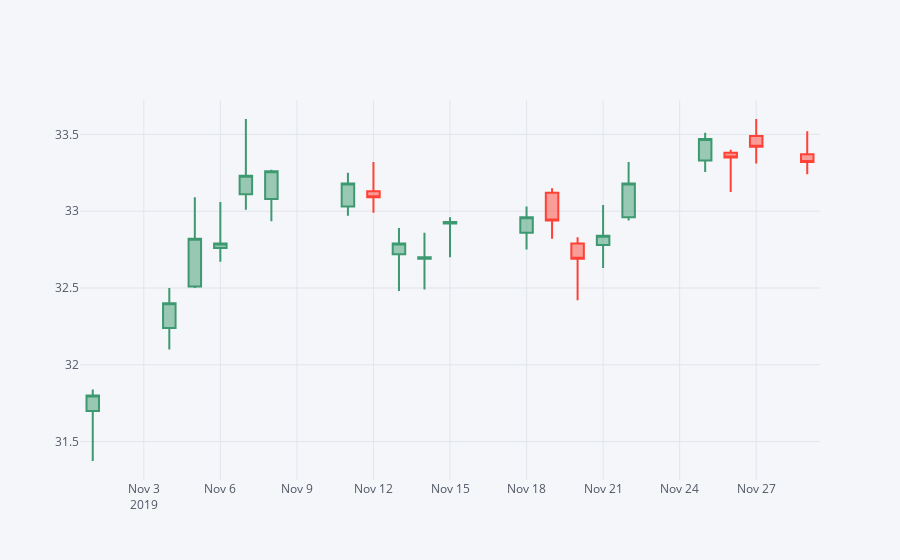

Write notebook code for a chart like this one.
### Code cell
#the cufflinks library to create some Technical Analysis plots for BAC. 
BAC[['Open','High','Low','Close']].ix['2019-11-30':'2019-11-01'].iplot(kind='candle')

### Figure 1 — Plotly figure (JSON) as saved in the notebook; plotly's stock layout.template omitted (floating-point values rounded to 4 significant figures)
{"data": [{"close": [33.32, 33.42, 33.35, 33.47, 33.18, 32.84, 32.69, 32.94, 32.96, 32.93, 32.7, 32.79, 33.09, 33.18, 33.26, 33.23, 32.79, 32.82, 32.4, 31.8], "high": [33.52, 33.6, 33.4, 33.51, 33.32, 33.04, 32.83, 33.15, 33.03, 32.96, 32.86, 32.89, 33.32, 33.25, 33.27, 33.6, 33.06, 33.09, 32.5, 31.84], "low": [33.24, 33.31, 33.12, 33.26, 32.94, 32.63, 32.42, 32.82, 32.75, 32.7, 32.49, 32.48, 32.99, 32.97, 32.93, 33.01, 32.67, 32.5, 32.1, 31.37], "open": [33.37, 33.49, 33.38, 33.33, 32.96, 32.78, 32.79, 33.12, 32.86, 32.92, 32.69, 32.72, 33.13, 33.03, 33.08, 33.11, 32.76, 32.51, 32.24, 31.7], "showlegend": false, "type": "candlestick", "x": ["2019-11-29", "2019-11-27", "2019-11-26", "2019-11-25", "2019-11-22", "2019-11-21", "2019-11-20", "2019-11-19", "2019-11-18", "2019-11-15", "2019-11-14", "2019-11-13", "2019-11-12", "2019-11-11", "2019-11-08", "2019-11-07", "2019-11-06", "2019-11-05", "2019-11-04", "2019-11-01"], "yaxis": "y2"}], "layout": {"legend": {"bgcolor": "#F5F6F9", "font": {"color": "#4D5663"}}, "paper_bgcolor": "#F5F6F9", "plot_bgcolor": "#F5F6F9", "title": {"font": {"color": "#4D5663"}}, "xaxis": {"gridcolor": "#E1E5ED", "rangeslider": {"visible": false}, "showgrid": true, "tickfont": {"color": "#4D5663"}, "title": {"font": {"color": "#4D5663"}, "text": ""}, "zerolinecolor": "#E1E5ED"}, "yaxis": {"gridcolor": "#E1E5ED", "showgrid": true, "showticklabels": false, "tickfont": {"color": "#4D5663"}, "title": {"font": {"color": "#4D5663"}, "text": ""}, "zerolinecolor": "#E1E5ED"}, "yaxis2": {"gridcolor": "#E1E5ED", "showgrid": true, "tickfont": {"color": "#4D5663"}, "title": {"font": {"color": "#4D5663"}, "text": ""}, "zerolinecolor": "#E1E5ED"}}}
